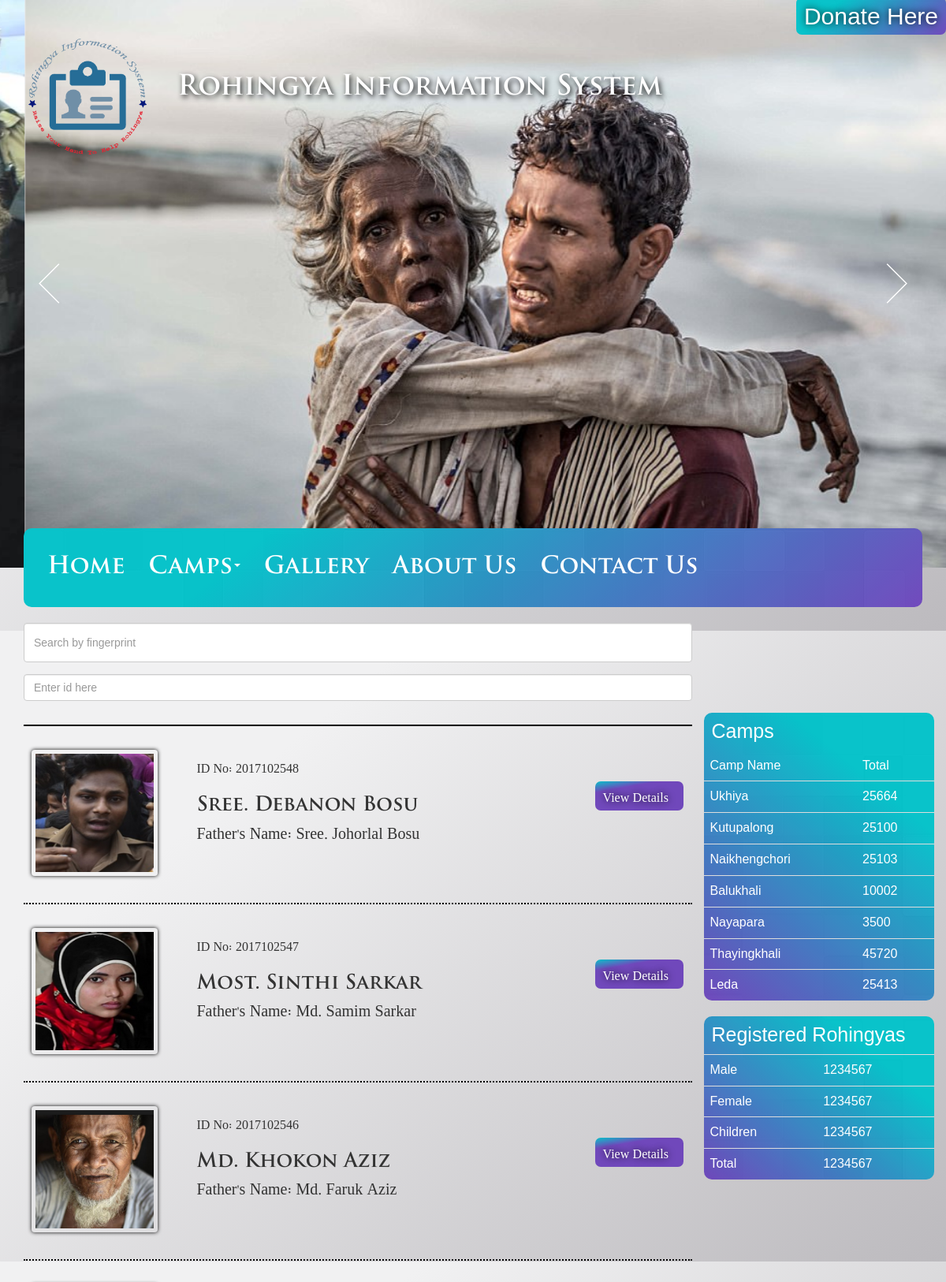
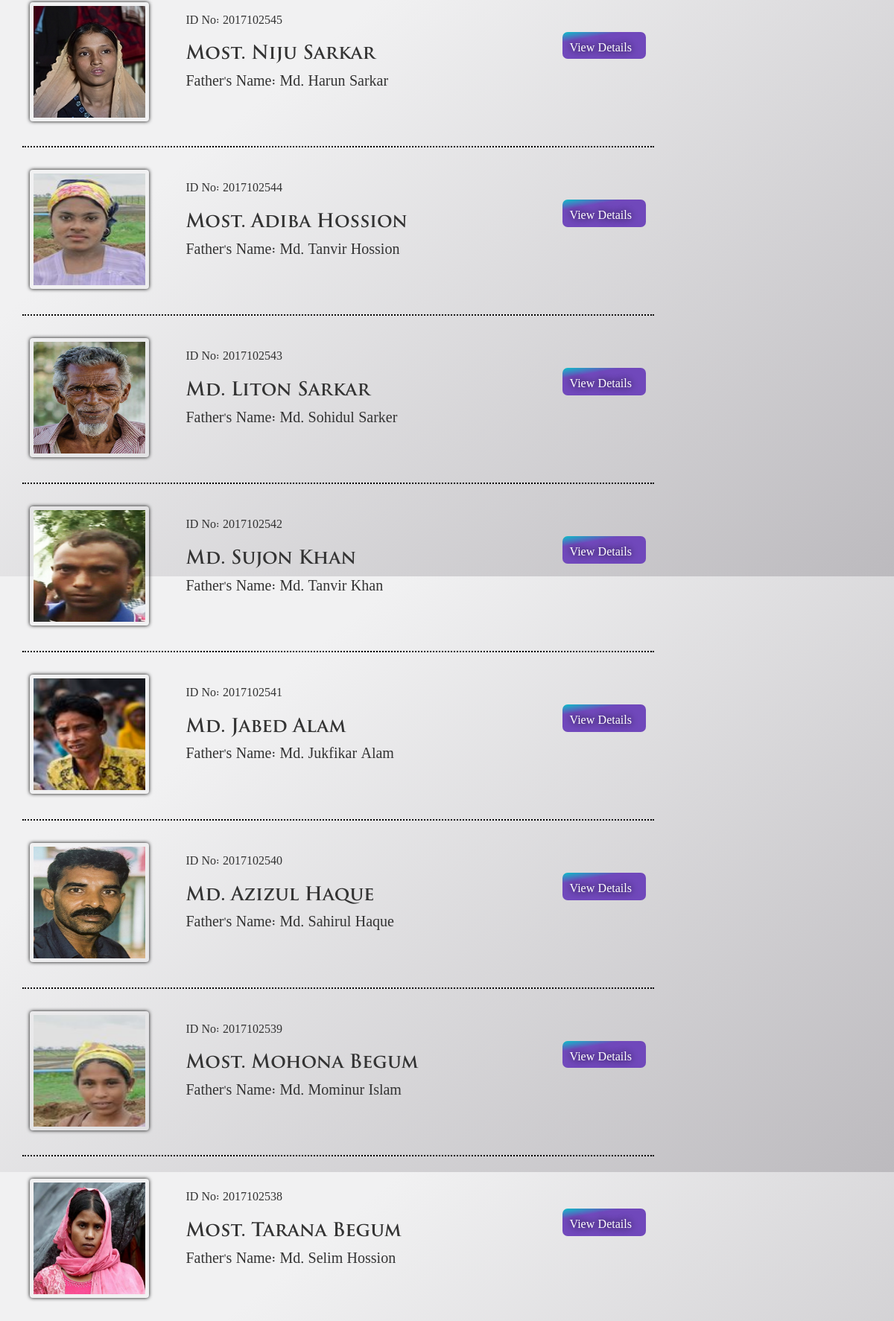
/camp.php (upper part), run on the app's committed database (2 pictures, top to bottom).
### tables this page shows
CREATE TABLE IF NOT EXISTS `person` (
  `id` int(11) NOT NULL,
  `pname` varchar(100) NOT NULL,
  `pfather` varchar(100) NOT NULL,
  `pmother` varchar(100) NOT NULL,
  `pgender` int(1) NOT NULL,
  `photo` varchar(100) NOT NULL,
  `dob` date NOT NULL,
  `religion` int(1) NOT NULL,
  `blood` varchar(3) NOT NULL,
  `fingerprint` varchar(100) DEFAULT NULL,
  `personId` varchar(15) NOT NULL
);

CREATE TABLE IF NOT EXISTS `camps` (
  `campId` int(11) NOT NULL,
  `campName` varchar(50) NOT NULL,
  `total` int(11) NOT NULL
);

### includes/functions.php (the view, shortened to what this page needs)
<?php
require_once ( 'db.php');
function showTotal() {
  global $conn;
  $sql = "SELECT * FROM camps";
  $result = mysqli_query($conn, $sql);
  if(mysqli_num_rows($result) > 0) {
    while($row = mysqli_fetch_assoc($result)) {
      ?>
      <tr>
        <td><?php echo $row['campName']; ?></td>
        <td><?php echo $row['total']; ?></td>
      </tr>
      <?php
    }
  }
}
function showAllPersons() {
  global $conn;
  $sql = "SELECT * FROM person ORDER BY id DESC";
  $result = mysqli_query($conn, $sql);
  if(mysqli_num_rows($result) > 0) {
    while($row = mysqli_fetch_assoc($result)) {
      ?>
      <div class="person-info">
        <div class="row">
          <div class="col-md-3 col-sm-3">
            <img src="assets/img/persons/<?php echo $row['personId']; ?>.png" alt="<?php echo $row["pname"]; ?>" class="person-thumb center">
          </div>
          <div class="col-md-7 person-details">
            <p class="person-id">ID No: <?php echo $row['personId']; ?></p>
            <p class="person-name"><?php echo $row['pname']; ?></p>
            <p class="person-father">Father's Name: <?php echo $row['pfather']; ?></p>
          </div>
          <div class="col-md-2 show-person-details">
            <a href="./search.php?person-id=<?php echo $row['personId'] ?>">View Details</a>
          </div>
        </div>
      </div>
      <?php
    }
  } else {
    return "<h2 class=\"bg-danger\">Sorry! Check your criteria.</h2>";
  }
}

### assets/css/styles.css (style rules this page uses)
html, body, div, span, applet, object, iframe, h1, h2, h3, h4, h5, h6, p, blockquote, pre, a, abbr, acronym, address, big, cite, code, del, dfn, em, img, ins, kbd, q, s, samp, small, strike, strong, sub, sup, tt, var, b, u, i, center, dl, dt, dd, ol, ul, li, fieldset, form, label, legend, table, caption, tbody, tfoot, thead, tr, th, td, article, aside, canvas, details, embed, figure, figcaption, footer, header, hgroup, menu, nav, output, ruby, section, summary, time, mark, audio, video { margin: 0; padding: 0; border: 0; vertical-align: baseline; }
body { font-family: sans-serif; font-size: 16px; background: #F1F1F2; background: linear-gradient(140deg, #F1F1F2 25%, #BCBABE); padding: 0; margin: 0; }
.person-info { padding: 30px 10px; border-bottom: 2px dotted #000; }
.person-thumb { width: 160px; height: 160px; padding: 5px; box-shadow: 0 0 5px #000; border-radius: 4px; }
.person-details { padding-left: 10px; }
.person-name { font-family: 'TrajanPro'; font-size: 25px; }
.person-father { font-family: inherit; font-size: 20px; }
.person-id { padding-top: 10px; padding-bottom: 20px; }
.show-person-details a { background: url("../img/tiles-bw.png"), linear-gradient(350deg, #6E44BD 75%, #00C4CC); padding: 7px 10px; border-radius: 7px; text-shadow: 0 0 10px #000; color: #fff; display: block; margin-top: 40px; text-decoration: none; }

### data on the page
person: personId (picture), personId "2017102548", pname "Sree. Debanon Bosu", pfather "Sree. Johorlal Bosu"
person: personId (picture), personId "2017102547", pname "Most. Sinthi Sarkar", pfather "Md. Samim Sarkar"
person: personId (picture), personId "2017102546", pname "Md. Khokon Aziz", pfather "Md. Faruk Aziz"
person: personId (picture), personId "2017102545", pname "Most. Niju Sarkar", pfather "Md. Harun Sarkar"
person: personId (picture), personId "2017102544", pname "Most. Adiba Hossion", pfather "Md. Tanvir Hossion"
person: personId (picture), personId "2017102543", pname "Md. Liton Sarkar", pfather "Md. Sohidul Sarker"
person: personId (picture), personId "2017102542", pname "Md. Sujon Khan", pfather "Md. Tanvir Khan"
person: personId (picture), personId "2017102541", pname "Md. Jabed Alam", pfather "Md. Jukfikar Alam"
person: personId (picture), personId "2017102540", pname "Md. Azizul Haque", pfather "Md. Sahirul Haque"
person: personId (picture), personId "2017102539", pname "Most. Mohona Begum", pfather "Md. Mominur Islam"
person: personId (picture), personId "2017102538", pname "Most. Tarana Begum", pfather "Md. Selim Hossion"
camps: campName "Ukhiya", total "25664"
camps: campName "Kutupalong", total "25100"
camps: campName "Naikhengchori", total "25103"
camps: campName "Balukhali", total "10002"
camps: campName "Nayapara", total "3500"
camps: campName "Thayingkhali", total "45720"
camps: campName "Leda", total "25413"

### other printed values
$siteTitle "Rohingya Information System"
